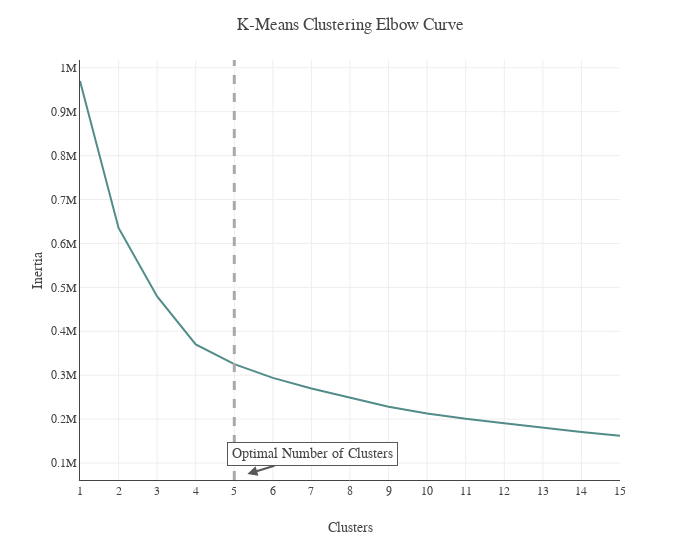

Source (notebook cell):
### Markdown cell above
# <div style="color:white;display:fill;border-radius:5px;background-color:#67A4A4;letter-spacing:0.5px;overflow:hidden"><p style="padding:20px;color:white;overflow:hidden;margin:0;font-size:120%;text-align:center">Clustering Models</p></div>
## <b> <span style='color:#707575'>I. </span><span style='color:#4F9898'> K-Means Clustering</span></b>
The first clustering technique I will explore is K-Means Clustering. K-Means Clustering is a simple yet powerful clustering method that creates `k` distinct segments of the data where the variation within the clusters is as small as possible. To find the optimal number of clusters, I will try different values of `k` and calculate the inertia, or distortion score, for each model. Inertia measures the cluster similarity by computing the total distance between the data points and their closest cluster center. Clusters with similar observations tend to have smaller distances between them and a lower distortion score overall.

### Code cell
# K-Means Clustering
clust_df = cust.copy()
clust_df['Gender'] = [1 if i == "Women" else 0 for i in clust_df.Gender]

k_means = list()
for clust in range(1,16):
    km = KMeans(n_clusters=clust, init='k-means++', random_state=21).fit(clust_df)
    k_means.append(pd.Series({'Clusters': clust, 
                              'Inertia': km.inertia_,
                              'model': km}))

# Plot results
plot_km = (pd.concat(k_means, axis=1).T
           [['Clusters','Inertia']]
           .set_index('Clusters'))

fig = px.line(plot_km, x=plot_km.index, y='Inertia')
fig.add_vline(x=5, line_width=3, line_dash="dash", line_color="darkgrey")
fig.add_annotation(
    xref="x domain",
    yref="y",
    x=.31,
    y=75e3,
    text="Optimal Number of Clusters",
    axref="x domain",
    ayref="y",
    ax=.43,
    ay=12e4,
    arrowhead=2, 
    bordercolor="#585858",
    borderpad=4, 
    bgcolor='white',
    font=dict(size=14)
)
fig.update_traces(line_color='#518C89')
fig.update_layout(template=temp, title="K-Means Clustering Elbow Curve", 
                  xaxis=dict(tickmode = 'linear', showline=True), yaxis=dict(showline=True), width=700)
fig.show()

### Figure 1 — Plotly figure (JSON) as saved in the notebook; plotly's stock layout.template omitted (floating-point values rounded to 4 significant figures)
{"data": [{"hovertemplate": "Clusters=%{x}<br>Inertia=%{y}<extra></extra>", "legendgroup": "", "line": {"color": "#518C89", "dash": "solid"}, "mode": "lines", "name": "", "orientation": "h", "showlegend": false, "type": "scatter", "x": [1, 2, 3, 4, 5, 6, 7, 8, 9, 10, 11, 12, 13, 14, 15], "xaxis": "x", "y": [969900.0, 635400.0, 479200.0, 370200.0, 325300.0, 293800.0, 269500.0, 248100.0, 228000.0, 212800.0, 200600.0, 190300.0, 180100.0, 170600.0, 161800.0], "yaxis": "y"}], "layout": {"annotations": [{"arrowhead": 2, "ax": 0.43, "axref": "x domain", "ay": 120000, "ayref": "y", "bgcolor": "white", "bordercolor": "#585858", "borderpad": 4, "font": {"size": 14}, "text": "Optimal Number of Clusters", "x": 0.31, "xref": "x domain", "y": 75000, "yref": "y"}], "legend": {"tracegroupgap": 0}, "margin": {"t": 60}, "shapes": [{"line": {"color": "darkgrey", "dash": "dash", "width": 3}, "type": "line", "x0": 5, "x1": 5, "xref": "x", "y0": 0, "y1": 1, "yref": "y domain"}], "title": {"text": "K-Means Clustering Elbow Curve"}, "width": 700, "xaxis": {"anchor": "y", "domain": [0, 1], "showline": true, "tickmode": "linear", "title": {"text": "Clusters"}}, "yaxis": {"anchor": "x", "domain": [0, 1], "showline": true, "title": {"text": "Inertia"}}}}
